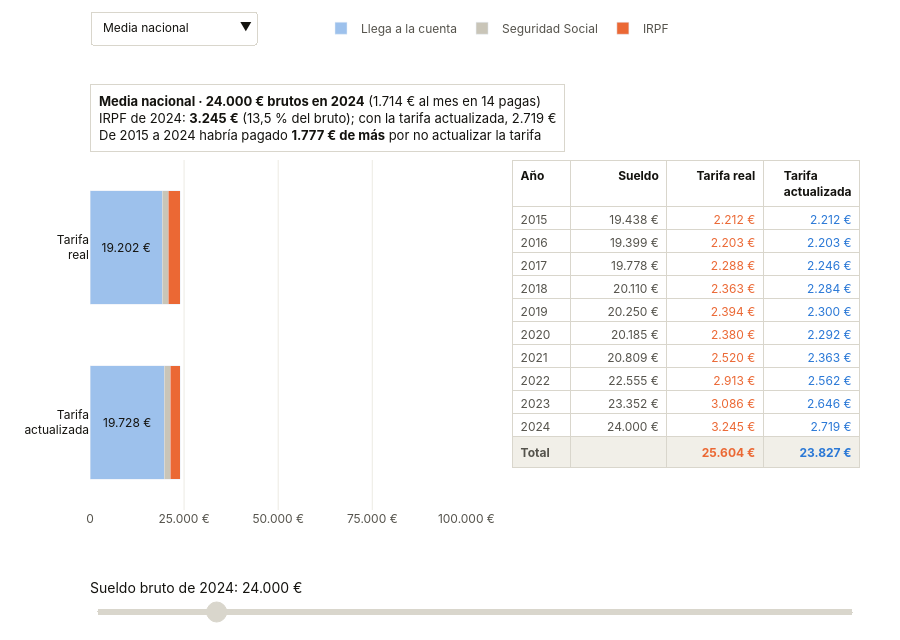

Source (notebook cell):
### Markdown cell above
## 4. La calculadora

- **Izquierda:** la nómina de 2024 con las dos tarifas (lo que llega a la cuenta, la Seguridad Social y el IRPF).
- **Derecha:** la tabla año a año, con el sueldo equivalente de cada año, el IRPF con las dos tarifas y la fila de **total 2015-2024**.
- **Selector de comunidad** (arriba) y **deslizador de sueldo** (abajo).

Como la web no usa JavaScript propio, Plotly guarda ya calculadas todas las combinaciones: cada comunidad tiene su propio juego de posiciones del deslizador, y al elegir otra comunidad el selector carga ese juego (el sueldo vuelve a 24.000 €).

### Code cell
FILAS = ["Tarifa<br>actualizada", "Tarifa<br>real"]
INICIAL = SUELDOS.index(24000)

def estado(ccaa, s2024):
    d = calculo(ccaa, s2024)
    u = d.iloc[-1]
    neto, neto_act = u.bruto - u.ss - u.real, u.bruto - u.ss - u.actualizada
    partes = {"neto": [neto_act, neto], "ss": [u.ss, u.ss], "irpf": [u.actualizada, u.real]}
    partes = {k: [round(v) for v in vs] for k, vs in partes.items()}   # euros enteros: el archivo pesa menos
    textos = {k: [euros(v) if v >= 7000 else "" for v in vs] for k, vs in partes.items()}
    celdas = [[str(a) for a in d.anio] + ["<b>Total</b>"],
              [euros(v) for v in d.bruto] + [""],
              [euros(v) for v in d.real] + [f"<b>{euros(d.real.sum())}</b>"],
              [euros(v) for v in d.actualizada] + [f"<b>{euros(d.actualizada.sum())}</b>"]]
    datos = {"x": [partes["neto"], partes["ss"], partes["irpf"], None],
             "text": [textos["neto"], textos["ss"], textos["irpf"], None],
             "cells.values": [None, None, None, celdas]}
    caja = dict(x=0, y=1.0, xref="paper", yref="paper", xanchor="left", yanchor="bottom", yshift=8, align="left",
                showarrow=False, bgcolor="white", bordercolor=GRIS, borderwidth=1, borderpad=8,
                font=dict(size=13, color=TINTA),
                text=(f"<b>{NOMBRE_CCAA.get(ccaa, ccaa)} · {euros(s2024)} brutos en 2024</b> "
                      f"({euros(s2024 / 14)} al mes en 14 pagas)<br>"
                      f"IRPF de 2024: <b>{euros(u.real)}</b> ({pct(100 * u.real / s2024)} del bruto); "
                      f"con la tarifa actualizada, {euros(u.actualizada)}<br>"
                      f"De 2015 a 2024 habría pagado <b>{euros(d.real.sum() - d.actualizada.sum())} de más</b> "
                      f"por no actualizar la tarifa"))
    return datos, [caja]

def pasos(ccaa):
    lista = []
    for s in SUELDOS:
        datos, notas = estado(ccaa, s)
        lista.append(dict(method="update", label=f"{s:,.0f}".replace(",", "."),
                          args=[{k: v for k, v in datos.items()}, {"annotations": notas}]))
    return lista

PASOS = {c: pasos(c) for c in ipc.index}
datos0, notas0 = estado("Nacional", SUELDOS[INICIAL])

fig = make_subplots(rows=1, cols=2, column_widths=[0.52, 0.48], horizontal_spacing=0.06,
                    specs=[[{"type": "xy"}, {"type": "table"}]])
NOMBRE = {"neto": "Llega a la cuenta", "ss": "Seguridad Social", "irpf": "IRPF"}
for k, x, t in zip(("neto", "ss", "irpf"), datos0["x"], datos0["text"]):
    fig.add_trace(go.Bar(y=FILAS, x=x, orientation="h", name=NOMBRE[k], marker_color=COLOR[k], text=t,
                         textposition="inside", insidetextanchor="middle", textangle=0,
                         textfont=dict(color="white" if k == "irpf" else TINTA, size=12),
                         hovertemplate=NOMBRE[k] + ": <b>%{x:,.0f} €</b><extra></extra>"), row=1, col=1)
fig.add_trace(go.Table(
    columnwidth=[0.6, 1, 1, 1],
    header=dict(values=["<b>Año</b>", "<b>Sueldo</b>", "<b>Tarifa real</b>", "<b>Tarifa actualizada</b>"],
                fill_color="white", line_color=GRIS, align=["left", "right", "right", "right"],
                font=dict(color=TINTA, size=12), height=26),
    cells=dict(values=datos0["cells.values"][3], fill_color=[["white"] * 10 + ["#F1EFE8"]],
               line_color=GRIS, align=["left", "right", "right", "right"],
               font=dict(color=[TINTA2, TINTA2, NARANJA, AZUL], size=12), height=23)), row=1, col=2)

menu_ccaa = [dict(label=NOMBRE_CCAA.get(c, c), method="update",
                  args=[{k: v for k, v in estado(c, SUELDOS[INICIAL])[0].items()},
                        {"annotations": estado(c, SUELDOS[INICIAL])[1],
                         "sliders[0].steps": PASOS[c], "sliders[0].active": INICIAL}])
             for c in ipc.index]

fig.update_layout(
    barmode="stack", bargap=0.35, annotations=notas0,
    updatemenus=[dict(type="dropdown", buttons=menu_ccaa, active=0, x=0, y=1.33, xanchor="left", yanchor="bottom",
                      bgcolor="white", bordercolor=GRIS, font=dict(size=12, color=TINTA), showactive=True)],
    sliders=[dict(active=INICIAL, steps=PASOS["Nacional"], x=0, y=-0.10, len=1, pad=dict(t=30, b=0),
                  currentvalue=dict(prefix="Sueldo bruto de 2024: ", suffix=" €", font=dict(size=14, color=TINTA)),
                  ticklen=0, font=dict(size=1, color="white"), bgcolor=GRIS, activebgcolor=NARANJA,
                  bordercolor=GRIS, minorticklen=0)],
    xaxis=dict(range=[0, 100000], tickvals=[0, 25000, 50000, 75000, 100000],
               ticktext=["0", "25.000 €", "50.000 €", "75.000 €", "100.000 €"],
               gridcolor="#ECEAE3", zeroline=False, fixedrange=True),
    yaxis=dict(fixedrange=True, tickfont=dict(size=12, color=TINTA)),
    legend=dict(orientation="h", x=0.3, y=1.335, yanchor="bottom", traceorder="normal", font=dict(size=12)),
    font=dict(family="Inter, system-ui, -apple-system, Segoe UI, sans-serif", color=TINTA2, size=12),
    paper_bgcolor="white", plot_bgcolor="white", height=640, separators=",.",
    margin=dict(l=90, r=20, t=150, b=100),
)
fig.show(config={"displaylogo": False})
